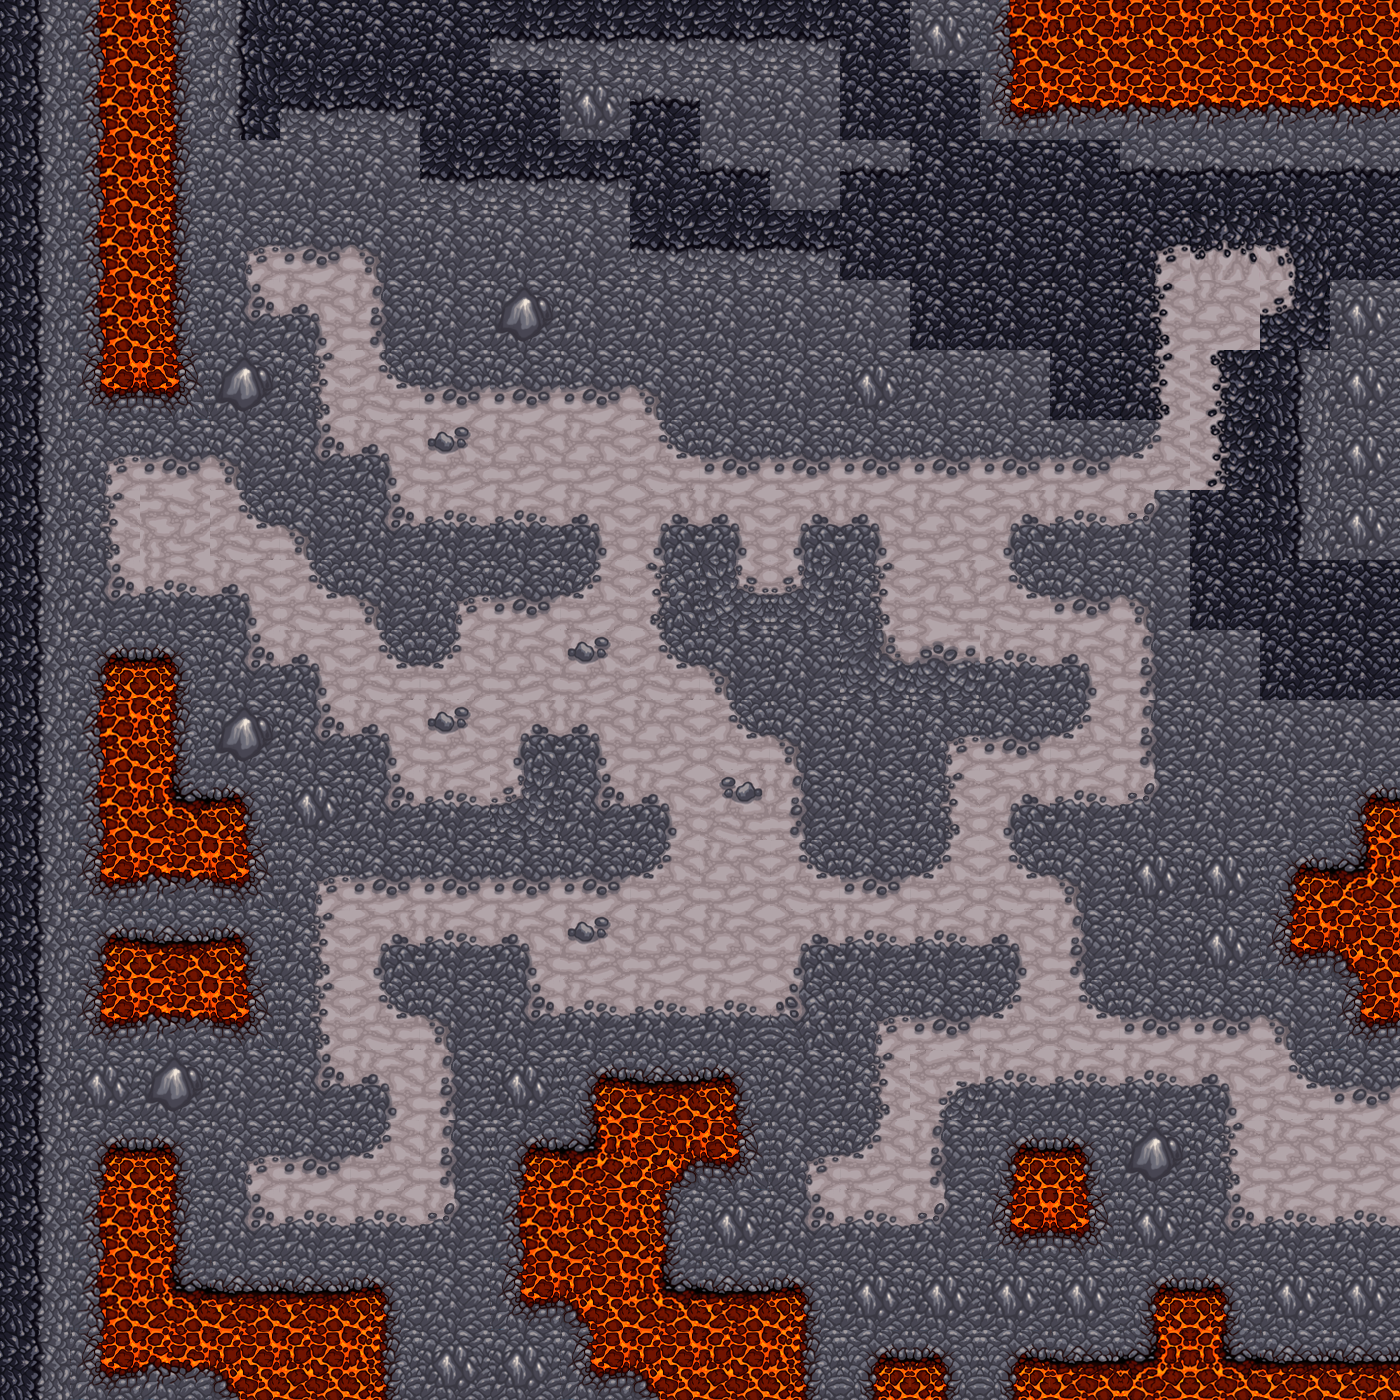

The image is a tile-based game level rendered from a .tmx file. Its description and source (layers, tilesets, objects; grid data summarised) follow:
An orthogonal 20x20 tile map with 70x70 px tiles, 1 tile layer (back), 2 tilesets and 109 objects (0, 1, 2, 3, 4, ...).

<map version="1.0" orientation="orthogonal" width="20" height="20" tilewidth="70" tileheight="70">
 <properties>
  <property name="gameType" value="kilAll" />
  <property name="obstaclesFile" value="stoneObjects" />
 </properties>
 <tileset firstgid="1" name="stoneTiles" tilewidth="70" tileheight="70" spacing="2">
  <image source="stoneTiles.png" width="512" height="512" />
 </tileset>
 <tileset firstgid="50" name="stoneObjects" tilewidth="161" tileheight="194" spacing="2">
  <image source="stoneObjects.png" width="512" height="512" />
  <tile id="0">
   <properties>
    <property name="frame" value="tree.png" />
   </properties>
  </tile>
  <tile id="1">
   <properties>
    <property name="frame" value="hill1.png" />
   </properties>
  </tile>
  <tile id="2">
   <properties>
    <property name="frame" value="hill0.png" />
   </properties>
  </tile>
  <tile id="3">
   <properties>
    <property name="frame" value="hill2.png" />
   </properties>
  </tile>
 </tileset>
 <layer name="back" width="20" height="20">
  <data>[400 cells, 400 non-empty, 30 distinct tile ids]</data>
 </layer>
 <objectgroup name="obstacles" width="20" height="20">
  <object gid="50" x="527" y="870" />
  <object gid="50" x="481" y="795" />
  <object gid="50" x="408" y="874" />
  <object gid="52" x="232" y="1451" />
  <object gid="51" x="488" y="1273" />
  <object gid="53" x="644" y="1461" />
  <object gid="53" x="719" y="1433" />
  <object gid="53" x="791" y="1468" />
  <object gid="50" x="1275" y="390" />
  <object gid="50" x="1277" y="501" />
  <object gid="50" x="1267" y="665" />
  <object gid="51" x="1180" y="754" />
  <object gid="51" x="1141" y="715" />
  <object gid="51" x="1129" y="699" />
  <object gid="51" x="1115" y="652" />
  <object gid="51" x="1076" y="619" />
  <object gid="53" x="991" y="490" />
  <object gid="53" x="946" y="458" />
  <object gid="52" x="878" y="437" />
  <object gid="52" x="813" y="378" />
  <object gid="53" x="755" y="346" />
  <object gid="53" x="548" y="309" />
  <object gid="53" x="590" y="338" />
  <object gid="53" x="665" y="351" />
  <object gid="51" x="925" y="242" />
  <object gid="51" x="1058" y="261" />
  <object gid="51" x="987" y="239" />
  <object gid="51" x="1228" y="794" />
  <object gid="51" x="1286" y="798" />
  <object gid="51" x="1162" y="715" />
  <object gid="53" x="1166" y="723" />
  <object gid="50" x="752" y="239" />
  <object gid="50" x="665" y="242" />
  <object gid="50" x="1010" y="391" />
  <object gid="50" x="1130" y="555" />
  <object gid="50" x="487" y="203" />
  <object gid="50" x="329" y="219" />
  <object gid="53" x="141" y="223" />
  <object gid="53" x="208" y="172" />
  <object gid="52" x="273" y="208" />
  <object gid="52" x="394" y="283" />
  <object gid="52" x="343" y="159" />
  <object gid="52" x="160" y="107" />
  <object gid="52" x="237" y="108" />
  <object gid="52" x="328" y="106" />
  <object gid="52" x="280" y="103" />
  <object gid="53" x="197" y="113" />
  <object gid="53" x="397" y="113" />
  <object gid="53" x="456" y="111" />
  <object gid="53" x="415" y="194" />
  <object gid="50" x="58" y="443" />
  <object gid="53" x="877" y="211" />
  <object gid="53" x="843" y="150" />
  <object gid="53" x="799" y="124" />
  <object gid="53" x="746" y="105" />
  <object gid="53" x="876" y="106" />
  <object gid="50" x="1048" y="213" />
  <object gid="50" x="988" y="197" />
  <object gid="50" x="907" y="178" />
  <object gid="50" x="979" y="272" />
  <object gid="50" x="679" y="390" />
  <object gid="51" x="1177" y="449" />
  <object gid="50" x="1211" y="1479" />
  <object gid="50" x="1308" y="1435" />
  <object gid="50" x="1192" y="1412" />
  <object gid="50" x="1088" y="1514" />
  <object gid="50" x="1019" y="1478" />
  <object gid="50" x="967" y="1488" />
  <object gid="50" x="1255" y="1479" />
  <object gid="50" x="1213" y="1381" />
  <object gid="50" x="1254" y="1385" />
  <object gid="50" x="1128" y="1371" />
  <object gid="50" x="949" y="1394" />
  <object gid="50" x="1026" y="1340" />
  <object gid="52" x="1147" y="1483" />
  <object gid="52" x="1087" y="1487" />
  <object gid="52" x="1054" y="1459" />
  <object gid="52" x="1174" y="1422" />
  <object gid="52" x="1214" y="1477" />
  <object gid="52" x="1199" y="1487" />
  <object gid="52" x="1279" y="1476" />
  <object gid="52" x="1035" y="1481" />
  <object gid="52" x="905" y="1479" />
  <object gid="52" x="866" y="1524" />
 </objectgroup>
 <objectgroup name="towers" width="20" height="20">
  <object name="0" x="285" y="292">
   <properties>
    <property name="neighbours" value="1,2,5" />
   </properties>
   <ellipse />
  </object>
  <object name="1" x="148" y="540">
   <properties>
    <property name="neighbours" value="0,2,5" />
   </properties>
   <ellipse />
  </object>
  <object name="2" x="767" y="559">
   <properties>
    <property name="neighbours" value="0,1,5,4,3" />
   </properties>
   <ellipse />
  </object>
  <object name="3" x="1248" y="281">
   <properties>
    <property name="neighbours" value="2,4" />
   </properties>
   <ellipse />
  </object>
  <object name="4" x="1046" y="776">
   <properties>
    <property name="neighbours" value="2,5,3,9" />
   </properties>
   <ellipse />
  </object>
  <object name="5" x="703" y="959">
   <properties>
    <property name="neighbours" value="6,9,4,1,2,5" />
   </properties>
   <ellipse />
  </object>
  <object name="6" x="280" y="1198">
   <properties>
    <property name="neighbours" value="5" />
   </properties>
   <ellipse />
  </object>
  <object name="7" x="830" y="1194">
   <properties>
    <property name="neighbours" value="9" />
   </properties>
   <ellipse />
  </object>
  <object name="8" x="1326" y="1163">
   <properties>
    <property name="neighbours" value="9" />
   </properties>
   <ellipse />
  </object>
  <object name="9" x="1061" y="1050">
   <properties>
    <property name="neighbours" value="7,8,5,4" />
   </properties>
   <ellipse />
  </object>
 </objectgroup>
 <objectgroup name="roads" width="20" height="20">
  <object x="305" y="288">
   <properties>
    <property name="dstTower" value="1" />
    <property name="srcTower" value="0" />
   </properties>
   <polyline points="0,0 25,-4 50,15 54,57 44,115 54,127 89,139 119,189 154,202 217,194 294,188 324,208 341,231 326,284 300,332 302,349 264,356 212,354 166,373 116,419 81,422 49,411 38,368 -12,339 -18,283 -40,269 -110,280 -152,257" />
  </object>
  <object x="311" y="294">
   <properties>
    <property name="dstTower" value="2" />
    <property name="srcTower" value="0" />
   </properties>
   <polyline points="0,0 38,21 50,126 112,173 154,171 191,156 238,151 294,195 327,206 364,196 431,197 470,211 460,258" />
  </object>
  <object x="163" y="539">
   <properties>
    <property name="dstTower" value="2" />
    <property name="srcTower" value="1" />
   </properties>
   <polyline points="0,0 85,31 116,58 121,96 163,88 201,152 238,187 316,154 330,92 413,107 450,116 465,104 468,67 459,50 455,14 488,-43 562,-53 591,-23 601,17" />
  </object>
  <object x="161" y="545">
   <properties>
    <property name="dstTower" value="5" />
    <property name="srcTower" value="1" />
   </properties>
   <polyline points="0,0 39,-13 87,28 115,64 161,101 189,102 210,157 240,167 301,138 321,88 372,79 470,96 517,171 510,198 510,209 524,222 552,270 569,312 578,358 573,395 546,414" />
  </object>
  <object x="769" y="538">
   <properties>
    <property name="dstTower" value="5" />
    <property name="srcTower" value="2" />
   </properties>
   <polyline points="0,0 -20,-35 -55,-37 -102,-48 -155,8 -143,29 -134,95 -129,153 -119,164 -102,184 -77,195 -64,212 -59,237 -60,268 -70,295 -66,327 -59,355 -64,414" />
  </object>
  </objectgroup>
</map>
<!-- 10 of 109 objects omitted -->